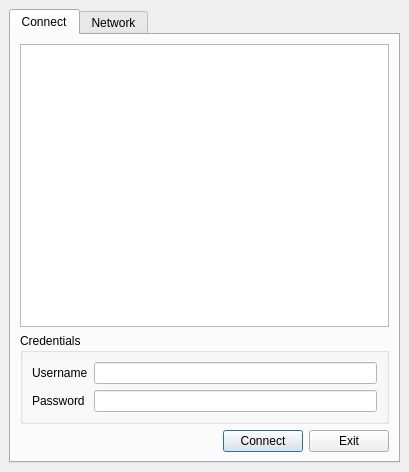
<?xml version="1.0" encoding="UTF-8"?>
<ui version="4.0">
 <class>ikecRoot</class>
 <widget class="QMainWindow" name="ikecRoot">
  <property name="geometry">
   <rect>
    <x>0</x>
    <y>0</y>
    <width>409</width>
    <height>472</height>
   </rect>
  </property>
  <property name="windowTitle">
   <string>Shrew Soft VPN Connect</string>
  </property>
  <property name="windowIcon">
   <iconset resource="qikec.qrc">
    <normaloff>:/png/png/ikec.png</normaloff>:/png/png/ikec.png</iconset>
  </property>
  <widget class="QWidget" name="centralwidget">
   <layout class="QVBoxLayout">
    <item>
     <widget class="QTabWidget" name="tabWidget">
      <property name="currentIndex">
       <number>0</number>
      </property>
      <widget class="QWidget" name="tabConnect">
       <attribute name="title">
        <string>Connect</string>
       </attribute>
       <layout class="QVBoxLayout">
        <item>
         <widget class="QTextBrowser" name="textBrowserStatus">
          <property name="html">
           <string>&lt;!DOCTYPE HTML PUBLIC &quot;-//W3C//DTD HTML 4.0//EN&quot; &quot;http://www.w3.org/TR/REC-html40/strict.dtd&quot;&gt;
&lt;html&gt;&lt;head&gt;&lt;meta name=&quot;qrichtext&quot; content=&quot;1&quot; /&gt;&lt;style type=&quot;text/css&quot;&gt;
p, li { white-space: pre-wrap; }
&lt;/style&gt;&lt;/head&gt;&lt;body style=&quot; font-family:'Noto Sans'; font-size:15pt; font-weight:400; font-style:normal;&quot; bgcolor=&quot;#ffffff&quot;&gt;
&lt;p style=&quot;-qt-paragraph-type:empty; margin-top:0px; margin-bottom:0px; margin-left:0px; margin-right:0px; -qt-block-indent:0; text-indent:0px;&quot;&gt;&lt;br /&gt;&lt;/p&gt;&lt;/body&gt;&lt;/html&gt;</string>
          </property>
          <property name="openLinks">
           <bool>false</bool>
          </property>
         </widget>
        </item>
        <item>
         <widget class="QGroupBox" name="groupBoxCredentials">
          <property name="title">
           <string>Credentials</string>
          </property>
          <layout class="QGridLayout">
           <item row="0" column="0">
            <widget class="QLabel" name="textLabelUsername">
             <property name="text">
              <string>Username</string>
             </property>
             <property name="wordWrap">
              <bool>false</bool>
             </property>
            </widget>
           </item>
           <item row="0" column="1">
            <widget class="QLineEdit" name="lineEditUsername">
             <property name="styleSheet">
              <string notr="true">background-color: rgb(255, 255, 255);</string>
             </property>
            </widget>
           </item>
           <item row="1" column="0">
            <widget class="QLabel" name="textLabelPassword">
             <property name="text">
              <string>Password</string>
             </property>
             <property name="wordWrap">
              <bool>false</bool>
             </property>
            </widget>
           </item>
           <item row="1" column="1">
            <widget class="QLineEdit" name="lineEditPassword">
             <property name="styleSheet">
              <string notr="true">background-color: rgb(255, 255, 255);</string>
             </property>
             <property name="echoMode">
              <enum>QLineEdit::Password</enum>
             </property>
            </widget>
           </item>
          </layout>
         </widget>
        </item>
        <item>
         <layout class="QHBoxLayout">
          <property name="leftMargin">
           <number>0</number>
          </property>
          <property name="topMargin">
           <number>0</number>
          </property>
          <property name="rightMargin">
           <number>0</number>
          </property>
          <property name="bottomMargin">
           <number>0</number>
          </property>
          <item>
           <spacer>
            <property name="orientation">
             <enum>Qt::Horizontal</enum>
            </property>
            <property name="sizeType">
             <enum>QSizePolicy::MinimumExpanding</enum>
            </property>
            <property name="sizeHint" stdset="0">
             <size>
              <width>71</width>
              <height>17</height>
             </size>
            </property>
           </spacer>
          </item>
          <item>
           <widget class="QPushButton" name="pushButtonConnect">
            <property name="enabled">
             <bool>true</bool>
            </property>
            <property name="text">
             <string>Connect</string>
            </property>
            <property name="autoDefault">
             <bool>true</bool>
            </property>
            <property name="default">
             <bool>true</bool>
            </property>
           </widget>
          </item>
          <item>
           <widget class="QPushButton" name="pushButtonExit">
            <property name="text">
             <string>Exit</string>
            </property>
           </widget>
          </item>
         </layout>
        </item>
       </layout>
      </widget>
      <widget class="QWidget" name="tabNetwork">
       <attribute name="title">
        <string>Network</string>
       </attribute>
       <layout class="QVBoxLayout">
        <item>
         <widget class="QGroupBox" name="groupBox">
          <property name="title">
           <string>GroupBox</string>
          </property>
          <layout class="QHBoxLayout">
           <item>
            <widget class="QLabel" name="label">
             <property name="text">
              <string/>
             </property>
             <property name="pixmap">
              <pixmap resource="qikec.qrc">:/png/png/ikec.png</pixmap>
             </property>
             <property name="alignment">
              <set>Qt::AlignCenter</set>
             </property>
            </widget>
           </item>
           <item>
            <layout class="QVBoxLayout">
             <item>
              <spacer>
               <property name="orientation">
                <enum>Qt::Vertical</enum>
               </property>
               <property name="sizeHint" stdset="0">
                <size>
                 <width>20</width>
                 <height>40</height>
                </size>
               </property>
              </spacer>
             </item>
             <item>
              <layout class="QGridLayout">
               <item row="0" column="0">
                <widget class="QLabel" name="textLabelEstablished">
                 <property name="text">
                  <string>Established  -</string>
                 </property>
                 <property name="alignment">
                  <set>Qt::AlignRight|Qt::AlignTrailing|Qt::AlignVCenter</set>
                 </property>
                 <property name="wordWrap">
                  <bool>false</bool>
                 </property>
                </widget>
               </item>
               <item row="0" column="1">
                <widget class="QLabel" name="textLabelEstablishedValue">
                 <property name="text">
                  <string>0</string>
                 </property>
                 <property name="wordWrap">
                  <bool>false</bool>
                 </property>
                </widget>
               </item>
               <item row="1" column="0">
                <widget class="QLabel" name="textLabelExpired">
                 <property name="text">
                  <string>Expired  -</string>
                 </property>
                 <property name="alignment">
                  <set>Qt::AlignRight|Qt::AlignTrailing|Qt::AlignVCenter</set>
                 </property>
                 <property name="wordWrap">
                  <bool>false</bool>
                 </property>
                </widget>
               </item>
               <item row="1" column="1">
                <widget class="QLabel" name="textLabelExpiredValue">
                 <property name="text">
                  <string>0</string>
                 </property>
                 <property name="wordWrap">
                  <bool>false</bool>
                 </property>
                </widget>
               </item>
               <item row="2" column="0">
                <widget class="QLabel" name="textLabelFailed">
                 <property name="text">
                  <string>Failed  -</string>
                 </property>
                 <property name="alignment">
                  <set>Qt::AlignRight|Qt::AlignTrailing|Qt::AlignVCenter</set>
                 </property>
                 <property name="wordWrap">
                  <bool>false</bool>
                 </property>
                </widget>
               </item>
               <item row="2" column="1">
                <widget class="QLabel" name="textLabelFailedValue">
                 <property name="text">
                  <string>0</string>
                 </property>
                 <property name="wordWrap">
                  <bool>false</bool>
                 </property>
                </widget>
               </item>
              </layout>
             </item>
             <item>
              <spacer>
               <property name="orientation">
                <enum>Qt::Vertical</enum>
               </property>
               <property name="sizeHint" stdset="0">
                <size>
                 <width>20</width>
                 <height>40</height>
                </size>
               </property>
              </spacer>
             </item>
            </layout>
           </item>
          </layout>
         </widget>
        </item>
        <item>
         <widget class="QGroupBox" name="groupBox_2">
          <property name="title">
           <string>GroupBox</string>
          </property>
          <layout class="QGridLayout">
           <item row="0" column="0">
            <widget class="QLabel" name="textLabelStatus">
             <property name="text">
              <string>Status  -</string>
             </property>
             <property name="alignment">
              <set>Qt::AlignRight|Qt::AlignTrailing|Qt::AlignVCenter</set>
             </property>
             <property name="wordWrap">
              <bool>false</bool>
             </property>
            </widget>
           </item>
           <item row="0" column="1">
            <widget class="QLabel" name="textLabelStatusValue">
             <property name="text">
              <string>Disconnected</string>
             </property>
             <property name="wordWrap">
              <bool>false</bool>
             </property>
            </widget>
           </item>
           <item row="1" column="0">
            <widget class="QLabel" name="textLabelRemote">
             <property name="text">
              <string>Remote Host  -</string>
             </property>
             <property name="alignment">
              <set>Qt::AlignRight|Qt::AlignTrailing|Qt::AlignVCenter</set>
             </property>
             <property name="wordWrap">
              <bool>false</bool>
             </property>
            </widget>
           </item>
           <item row="1" column="1">
            <widget class="QLabel" name="textLabelRemoteValue">
             <property name="text">
              <string/>
             </property>
             <property name="wordWrap">
              <bool>false</bool>
             </property>
            </widget>
           </item>
           <item row="2" column="0">
            <widget class="QLabel" name="textLabelTransport">
             <property name="text">
              <string>Transport Used  -</string>
             </property>
             <property name="alignment">
              <set>Qt::AlignRight|Qt::AlignTrailing|Qt::AlignVCenter</set>
             </property>
             <property name="wordWrap">
              <bool>false</bool>
             </property>
            </widget>
           </item>
           <item row="2" column="1">
            <widget class="QLabel" name="textLabelTransportValue">
             <property name="text">
              <string/>
             </property>
             <property name="wordWrap">
              <bool>false</bool>
             </property>
            </widget>
           </item>
           <item row="3" column="0">
            <widget class="QLabel" name="textLabelFrag">
             <property name="text">
              <string>IKE Fragmentation  -</string>
             </property>
             <property name="alignment">
              <set>Qt::AlignRight|Qt::AlignTrailing|Qt::AlignVCenter</set>
             </property>
             <property name="wordWrap">
              <bool>false</bool>
             </property>
            </widget>
           </item>
           <item row="3" column="1">
            <widget class="QLabel" name="textLabelFragValue">
             <property name="text">
              <string/>
             </property>
             <property name="wordWrap">
              <bool>false</bool>
             </property>
            </widget>
           </item>
           <item row="4" column="0">
            <widget class="QLabel" name="textLabelDPD">
             <property name="text">
              <string>Dead Peer Detection  -</string>
             </property>
             <property name="alignment">
              <set>Qt::AlignRight|Qt::AlignTrailing|Qt::AlignVCenter</set>
             </property>
             <property name="wordWrap">
              <bool>false</bool>
             </property>
            </widget>
           </item>
           <item row="4" column="1">
            <widget class="QLabel" name="textLabelDPDValue">
             <property name="text">
              <string/>
             </property>
             <property name="wordWrap">
              <bool>false</bool>
             </property>
            </widget>
           </item>
          </layout>
         </widget>
        </item>
       </layout>
      </widget>
     </widget>
    </item>
   </layout>
  </widget>
 </widget>
 <tabstops>
  <tabstop>lineEditUsername</tabstop>
  <tabstop>lineEditPassword</tabstop>
  <tabstop>pushButtonConnect</tabstop>
  <tabstop>pushButtonExit</tabstop>
  <tabstop>tabWidget</tabstop>
  <tabstop>textBrowserStatus</tabstop>
 </tabstops>
 <resources>
  <include location="qikec.qrc"/>
  <include location="qikec.qrc"/>
 </resources>
 <connections/>
</ui>
